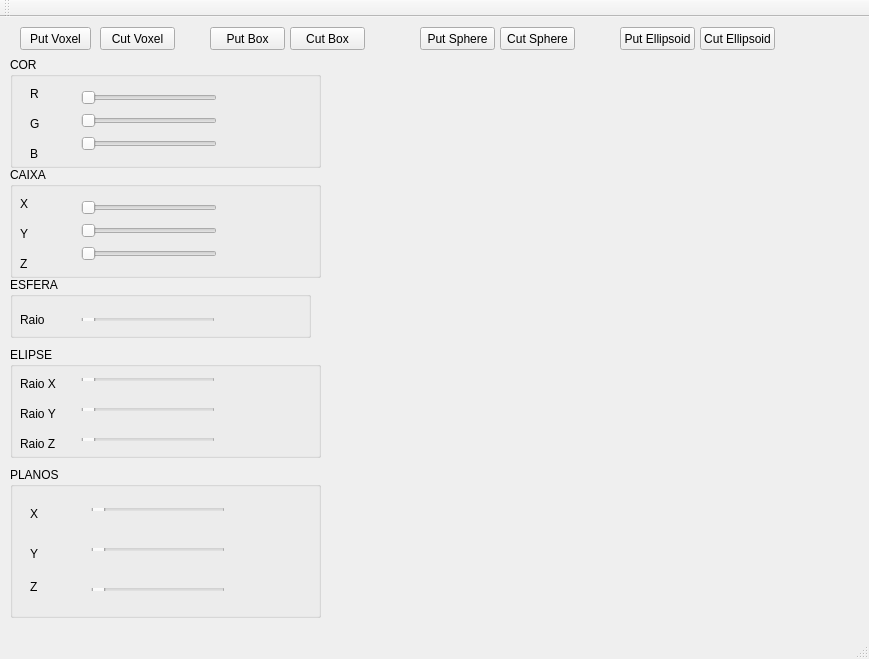
<?xml version="1.0" encoding="UTF-8"?>
<ui version="4.0">
 <class>MainWindow</class>
 <widget class="QMainWindow" name="MainWindow">
  <property name="geometry">
   <rect>
    <x>0</x>
    <y>0</y>
    <width>869</width>
    <height>659</height>
   </rect>
  </property>
  <property name="windowTitle">
   <string>MainWindow</string>
  </property>
  <widget class="QWidget" name="centralWidget">
   <widget class="QGroupBox" name="groupBox">
    <property name="geometry">
     <rect>
      <x>10</x>
      <y>40</y>
      <width>311</width>
      <height>111</height>
     </rect>
    </property>
    <property name="title">
     <string>COR</string>
    </property>
    <widget class="QLabel" name="label">
     <property name="geometry">
      <rect>
       <x>20</x>
       <y>30</y>
       <width>47</width>
       <height>13</height>
      </rect>
     </property>
     <property name="text">
      <string>R</string>
     </property>
    </widget>
    <widget class="QLabel" name="label_2">
     <property name="geometry">
      <rect>
       <x>20</x>
       <y>60</y>
       <width>47</width>
       <height>13</height>
      </rect>
     </property>
     <property name="text">
      <string>G</string>
     </property>
    </widget>
    <widget class="QLabel" name="label_3">
     <property name="geometry">
      <rect>
       <x>20</x>
       <y>90</y>
       <width>47</width>
       <height>13</height>
      </rect>
     </property>
     <property name="text">
      <string>B</string>
     </property>
    </widget>
    <widget class="QWidget" name="layoutWidget">
     <property name="geometry">
      <rect>
       <x>60</x>
       <y>20</y>
       <width>158</width>
       <height>89</height>
      </rect>
     </property>
     <layout class="QVBoxLayout" name="verticalLayout_2">
      <item>
       <layout class="QHBoxLayout" name="horizontalLayout">
        <item>
         <widget class="QSlider" name="horizontalSlider_R">
          <property name="orientation">
           <enum>Qt::Horizontal</enum>
          </property>
         </widget>
        </item>
       </layout>
      </item>
      <item>
       <layout class="QHBoxLayout" name="horizontalLayout_2">
        <item>
         <widget class="QSlider" name="horizontalSlider_G">
          <property name="orientation">
           <enum>Qt::Horizontal</enum>
          </property>
         </widget>
        </item>
       </layout>
      </item>
      <item>
       <layout class="QHBoxLayout" name="horizontalLayout_3">
        <item>
         <widget class="QSlider" name="horizontalSlider_B">
          <property name="orientation">
           <enum>Qt::Horizontal</enum>
          </property>
         </widget>
        </item>
       </layout>
      </item>
     </layout>
    </widget>
   </widget>
   <widget class="QGroupBox" name="groupBox_2">
    <property name="geometry">
     <rect>
      <x>10</x>
      <y>260</y>
      <width>301</width>
      <height>61</height>
     </rect>
    </property>
    <property name="title">
     <string>ESFERA</string>
    </property>
    <widget class="QLabel" name="label_7">
     <property name="geometry">
      <rect>
       <x>10</x>
       <y>33</y>
       <width>47</width>
       <height>20</height>
      </rect>
     </property>
     <property name="text">
      <string>Raio</string>
     </property>
    </widget>
    <widget class="QWidget" name="layoutWidget">
     <property name="geometry">
      <rect>
       <x>60</x>
       <y>30</y>
       <width>156</width>
       <height>25</height>
      </rect>
     </property>
     <layout class="QHBoxLayout" name="horizontalLayout_13">
      <item>
       <widget class="QSlider" name="horizontalSlider_Raio">
        <property name="orientation">
         <enum>Qt::Horizontal</enum>
        </property>
       </widget>
      </item>
     </layout>
    </widget>
   </widget>
   <widget class="QGroupBox" name="groupBox_3">
    <property name="geometry">
     <rect>
      <x>10</x>
      <y>450</y>
      <width>311</width>
      <height>151</height>
     </rect>
    </property>
    <property name="title">
     <string>PLANOS</string>
    </property>
    <widget class="QLabel" name="label_11">
     <property name="geometry">
      <rect>
       <x>20</x>
       <y>40</y>
       <width>47</width>
       <height>13</height>
      </rect>
     </property>
     <property name="text">
      <string>X</string>
     </property>
    </widget>
    <widget class="QLabel" name="label_12">
     <property name="geometry">
      <rect>
       <x>20</x>
       <y>80</y>
       <width>47</width>
       <height>13</height>
      </rect>
     </property>
     <property name="text">
      <string>Y</string>
     </property>
    </widget>
    <widget class="QLabel" name="label_13">
     <property name="geometry">
      <rect>
       <x>20</x>
       <y>110</y>
       <width>41</width>
       <height>20</height>
      </rect>
     </property>
     <property name="text">
      <string>Z</string>
     </property>
    </widget>
    <widget class="QWidget" name="layoutWidget">
     <property name="geometry">
      <rect>
       <x>70</x>
       <y>30</y>
       <width>156</width>
       <height>25</height>
      </rect>
     </property>
     <layout class="QHBoxLayout" name="horizontalLayout_10">
      <item>
       <widget class="QSlider" name="horizontalSlider_PlanoX">
        <property name="orientation">
         <enum>Qt::Horizontal</enum>
        </property>
       </widget>
      </item>
     </layout>
    </widget>
    <widget class="QWidget" name="layoutWidget">
     <property name="geometry">
      <rect>
       <x>70</x>
       <y>70</y>
       <width>156</width>
       <height>25</height>
      </rect>
     </property>
     <layout class="QHBoxLayout" name="horizontalLayout_11">
      <item>
       <widget class="QSlider" name="horizontalSlider_PlanoY">
        <property name="orientation">
         <enum>Qt::Horizontal</enum>
        </property>
       </widget>
      </item>
     </layout>
    </widget>
    <widget class="QWidget" name="layoutWidget">
     <property name="geometry">
      <rect>
       <x>70</x>
       <y>110</y>
       <width>156</width>
       <height>25</height>
      </rect>
     </property>
     <layout class="QHBoxLayout" name="horizontalLayout_12">
      <item>
       <widget class="QSlider" name="horizontalSlider_PlanoZ">
        <property name="orientation">
         <enum>Qt::Horizontal</enum>
        </property>
       </widget>
      </item>
     </layout>
    </widget>
   </widget>
   <widget class="QGroupBox" name="groupBox_4">
    <property name="geometry">
     <rect>
      <x>10</x>
      <y>330</y>
      <width>311</width>
      <height>111</height>
     </rect>
    </property>
    <property name="title">
     <string>ELIPSE</string>
    </property>
    <widget class="QLabel" name="label_8">
     <property name="geometry">
      <rect>
       <x>10</x>
       <y>30</y>
       <width>47</width>
       <height>13</height>
      </rect>
     </property>
     <property name="text">
      <string>Raio X</string>
     </property>
    </widget>
    <widget class="QLabel" name="label_9">
     <property name="geometry">
      <rect>
       <x>10</x>
       <y>60</y>
       <width>47</width>
       <height>13</height>
      </rect>
     </property>
     <property name="text">
      <string>Raio Y</string>
     </property>
    </widget>
    <widget class="QLabel" name="label_10">
     <property name="geometry">
      <rect>
       <x>10</x>
       <y>90</y>
       <width>47</width>
       <height>13</height>
      </rect>
     </property>
     <property name="text">
      <string>Raio Z</string>
     </property>
    </widget>
    <widget class="QWidget" name="layoutWidget">
     <property name="geometry">
      <rect>
       <x>60</x>
       <y>20</y>
       <width>156</width>
       <height>25</height>
      </rect>
     </property>
     <layout class="QHBoxLayout" name="horizontalLayout_7">
      <item>
       <widget class="QSlider" name="horizontalSlider_Rx">
        <property name="orientation">
         <enum>Qt::Horizontal</enum>
        </property>
       </widget>
      </item>
     </layout>
    </widget>
    <widget class="QWidget" name="layoutWidget">
     <property name="geometry">
      <rect>
       <x>60</x>
       <y>50</y>
       <width>156</width>
       <height>25</height>
      </rect>
     </property>
     <layout class="QHBoxLayout" name="horizontalLayout_8">
      <item>
       <widget class="QSlider" name="horizontalSlider_Ry">
        <property name="orientation">
         <enum>Qt::Horizontal</enum>
        </property>
       </widget>
      </item>
     </layout>
    </widget>
    <widget class="QWidget" name="layoutWidget">
     <property name="geometry">
      <rect>
       <x>60</x>
       <y>80</y>
       <width>156</width>
       <height>25</height>
      </rect>
     </property>
     <layout class="QHBoxLayout" name="horizontalLayout_9">
      <item>
       <widget class="QSlider" name="horizontalSlider_Rz">
        <property name="orientation">
         <enum>Qt::Horizontal</enum>
        </property>
       </widget>
      </item>
     </layout>
    </widget>
   </widget>
   <widget class="QGroupBox" name="groupBox_5">
    <property name="geometry">
     <rect>
      <x>10</x>
      <y>150</y>
      <width>311</width>
      <height>111</height>
     </rect>
    </property>
    <property name="title">
     <string>CAIXA</string>
    </property>
    <widget class="QLabel" name="label_4">
     <property name="geometry">
      <rect>
       <x>10</x>
       <y>30</y>
       <width>47</width>
       <height>13</height>
      </rect>
     </property>
     <property name="text">
      <string>X</string>
     </property>
    </widget>
    <widget class="QLabel" name="label_5">
     <property name="geometry">
      <rect>
       <x>10</x>
       <y>60</y>
       <width>47</width>
       <height>13</height>
      </rect>
     </property>
     <property name="text">
      <string>Y</string>
     </property>
    </widget>
    <widget class="QLabel" name="label_6">
     <property name="geometry">
      <rect>
       <x>10</x>
       <y>90</y>
       <width>47</width>
       <height>13</height>
      </rect>
     </property>
     <property name="text">
      <string>Z</string>
     </property>
    </widget>
    <widget class="QWidget" name="layoutWidget">
     <property name="geometry">
      <rect>
       <x>60</x>
       <y>20</y>
       <width>158</width>
       <height>89</height>
      </rect>
     </property>
     <layout class="QVBoxLayout" name="verticalLayout">
      <item>
       <layout class="QHBoxLayout" name="horizontalLayout_4">
        <item>
         <widget class="QSlider" name="horizontalSlider_X">
          <property name="orientation">
           <enum>Qt::Horizontal</enum>
          </property>
         </widget>
        </item>
       </layout>
      </item>
      <item>
       <layout class="QHBoxLayout" name="horizontalLayout_6">
        <item>
         <widget class="QSlider" name="horizontalSlider_Y">
          <property name="orientation">
           <enum>Qt::Horizontal</enum>
          </property>
         </widget>
        </item>
       </layout>
      </item>
      <item>
       <layout class="QHBoxLayout" name="horizontalLayout_5">
        <item>
         <widget class="QSlider" name="horizontalSlider_Z">
          <property name="orientation">
           <enum>Qt::Horizontal</enum>
          </property>
         </widget>
        </item>
       </layout>
      </item>
     </layout>
    </widget>
   </widget>
   <widget class="QPushButton" name="pushButton">
    <property name="geometry">
     <rect>
      <x>20</x>
      <y>10</y>
      <width>71</width>
      <height>23</height>
     </rect>
    </property>
    <property name="text">
     <string>Put Voxel</string>
    </property>
   </widget>
   <widget class="QPushButton" name="pushButton_2">
    <property name="geometry">
     <rect>
      <x>100</x>
      <y>10</y>
      <width>75</width>
      <height>23</height>
     </rect>
    </property>
    <property name="text">
     <string>Cut Voxel</string>
    </property>
   </widget>
   <widget class="QPushButton" name="pushButton_3">
    <property name="geometry">
     <rect>
      <x>210</x>
      <y>10</y>
      <width>75</width>
      <height>23</height>
     </rect>
    </property>
    <property name="text">
     <string>Put Box</string>
    </property>
   </widget>
   <widget class="QPushButton" name="pushButton_4">
    <property name="geometry">
     <rect>
      <x>290</x>
      <y>10</y>
      <width>75</width>
      <height>23</height>
     </rect>
    </property>
    <property name="text">
     <string>Cut Box</string>
    </property>
   </widget>
   <widget class="QPushButton" name="pushButton_5">
    <property name="geometry">
     <rect>
      <x>420</x>
      <y>10</y>
      <width>75</width>
      <height>23</height>
     </rect>
    </property>
    <property name="text">
     <string>Put Sphere</string>
    </property>
   </widget>
   <widget class="QPushButton" name="pushButton_6">
    <property name="geometry">
     <rect>
      <x>500</x>
      <y>10</y>
      <width>75</width>
      <height>23</height>
     </rect>
    </property>
    <property name="text">
     <string>Cut Sphere</string>
    </property>
   </widget>
   <widget class="QPushButton" name="pushButton_7">
    <property name="geometry">
     <rect>
      <x>620</x>
      <y>10</y>
      <width>75</width>
      <height>23</height>
     </rect>
    </property>
    <property name="text">
     <string>Put Ellipsoid</string>
    </property>
   </widget>
   <widget class="QPushButton" name="pushButton_8">
    <property name="geometry">
     <rect>
      <x>700</x>
      <y>10</y>
      <width>75</width>
      <height>23</height>
     </rect>
    </property>
    <property name="text">
     <string>Cut Ellipsoid</string>
    </property>
   </widget>
   <widget class="Plotter" name="widget" native="true">
    <property name="geometry">
     <rect>
      <x>350</x>
      <y>60</y>
      <width>481</width>
      <height>441</height>
     </rect>
    </property>
   </widget>
  </widget>
  <widget class="QMenuBar" name="menuBar">
   <property name="geometry">
    <rect>
     <x>0</x>
     <y>0</y>
     <width>869</width>
     <height>21</height>
    </rect>
   </property>
  </widget>
  <widget class="QToolBar" name="mainToolBar">
   <attribute name="toolBarArea">
    <enum>TopToolBarArea</enum>
   </attribute>
   <attribute name="toolBarBreak">
    <bool>false</bool>
   </attribute>
  </widget>
  <widget class="QStatusBar" name="statusBar"/>
 </widget>
 <layoutdefault spacing="6" margin="11"/>
 <customwidgets>
  <customwidget>
   <class>Plotter</class>
   <extends>QWidget</extends>
   <header>plotter.h</header>
   <container>1</container>
  </customwidget>
 </customwidgets>
 <resources/>
 <connections/>
</ui>
